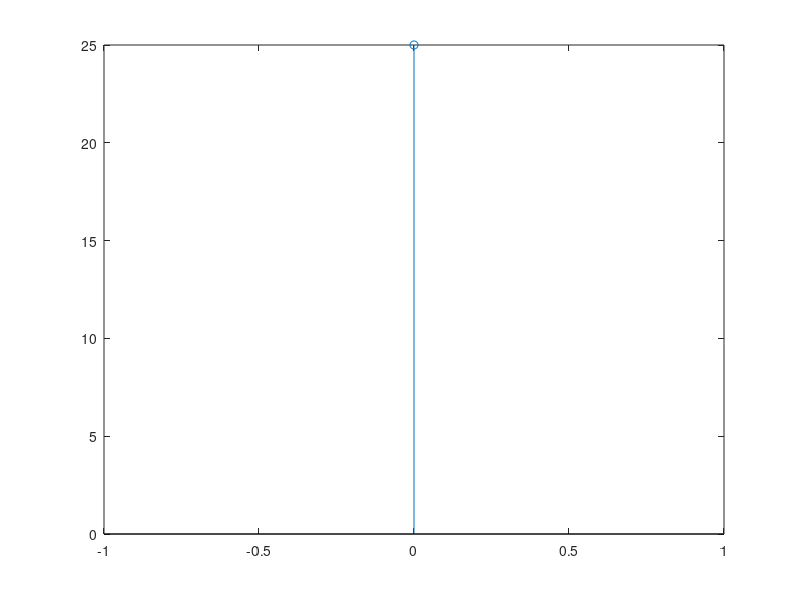

MATLAB code to generate this figure:
clc;
clear all;
close all;
x=input('Enter a sequence');
a=length(x);
h=input('Enter another sequence');
b=length(h);
c=max(a,b);
x=[x,zeros(1,c-a)];
h=[h,zeros(1,c-b)];
i=sqrt(-1);
t=0:c-1;
xk1=zeros(1,c);
xk2=zeros(1,c);
xk3=zeros(1,c);
ixk=zeros(1,c);
%first dft
for k=0:c-1
    for n=0:c-1
        xk1(k+1)=xk1(k+1)+(x(n+1)*exp(-i*2*pi*k*n/c));
    end
end
%second dft
for k=0:c-1
    for n=0:c-1
        xk2(k+1)=xk2(k+1)+(h(n+1)*exp(-i*2*pi*k*n/c));
    end
end
%multiplying
xk3=xk1.*xk2;
%idft
for n=0:c-1
    for k=0:c-1
        ixk(n+1)=ixk(n+1)+(xk3(k+1)*exp(i*2*pi*k*n/c));
    end
end
ixk=ixk./c;
stem(t,ixk);
ixk=ixk